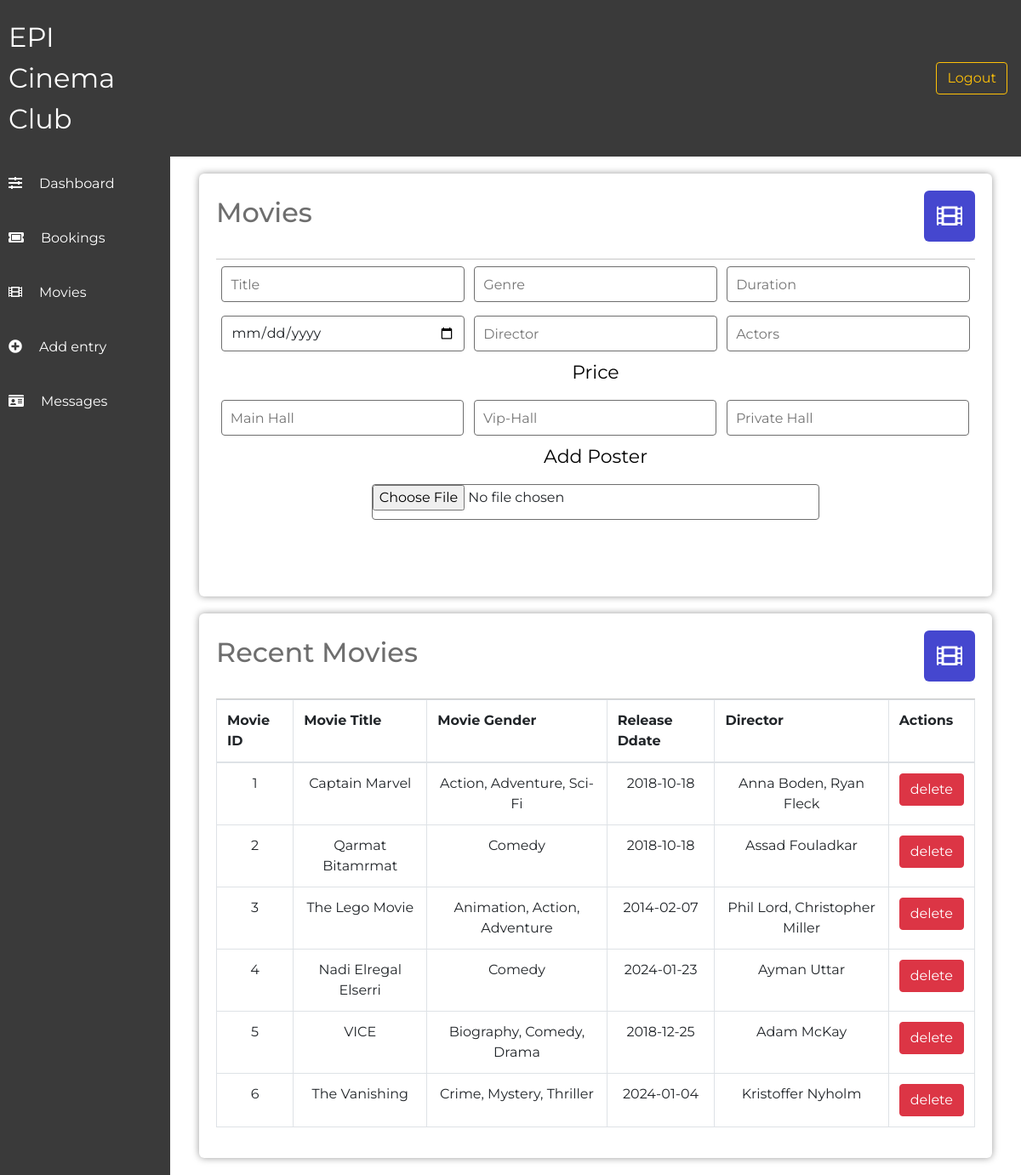
/admin/addmovie.php (signed in), run on the app's committed database.
### tables this page shows
CREATE TABLE `movietable` (
  `movieID` int(11) NOT NULL,
  `movieImg` varchar(150) NOT NULL,
  `movieTitle` varchar(100) NOT NULL,
  `movieGenre` varchar(50) NOT NULL,
  `movieDuration` int(11) NOT NULL,
  `movieRelDate` date NOT NULL,
  `movieDirector` varchar(50) NOT NULL,
  `movieActors` varchar(150) NOT NULL,
  `mainhall` int(11) NOT NULL,
  `viphall` int(11) NOT NULL,
  `privatehall` int(11) NOT NULL
);

### admin/addmovie.php (the view, shortened to what this page needs)
<!DOCTYPE html>
<html lang="en">
<head>
    <link rel="stylesheet" href="../style/styles.css">
    <link rel="stylesheet" href="https://use.fontawesome.com/releases/v5.7.2/css/all.css"
>
    <link rel="stylesheet" href="https://maxcdn.bootstrapcdn.com/bootstrap/4.0.0/css/bootstrap.min.css"
>
    <link rel="stylesheet" href="https://cdn.datatables.net/1.10.22/css/dataTables.bootstrap4.min.css">
    <link rel="stylesheet" href="https://maxcdn.bootstrapcdn.com/bootstrap/4.0.0/css/bootstrap.min.css"
>
</head>
<body>
    <?php include ('header.php'); ?>
    <div class="admin-container">
        <?php include ('sidebar.php'); ?>
        <div class="admin-section admin-section2">
            <div class="admin-section-column">
                <div class="admin-section-panel admin-section-panel2">
                    <div class="admin-panel-section-header">
                        <h2>Movies</h2>
                        <i class="fas fa-film" style="background-color: #4547cf"></i>
                    </div>
                    <form action="" method="POST" enctype="multipart/form-data">
                        <input placeholder="Title" type="text" name="movieTitle" required>
                        <input placeholder="Genre" type="text" name="movieGenre" required>
                        <input placeholder="Duration" type="number" name="movieDuration" required>
                        <input placeholder="Release Date" type="date" name="movieRelDate" required>
                        <input placeholder="Director" type="text" name="movieDirector" required>
                        <input placeholder="Actors" type="text" name="movieActors" required>
                        <label>Price</label>
                        <input placeholder="Main Hall" type="text" name="mainhall" required><br />
                        <input placeholder="Vip-Hall" type="text" name="viphall" required><br />
                        <input placeholder="Private Hall" type="text" name="privatehall" required><br />
                        <br>
                        <label>Add Poster</label>
                        <input type="file" name="movieImg" accept="image/*">
                        <button type="submit" value="submit" name="submit" class="form-btn">Add Movie</button>
                    </form>
                </div>
                <div class="admin-section-panel admin-section-panel2">
                    <div class="admin-panel-section-header">
                        <h2>Recent Movies</h2>
                        <i class="fas fa-film" style="background-color: #4547cf"></i>
                    </div>
                    <table class="table table-bordered" id="dataTable" width="100%" cellspacing="0">
                        <tr>
                            <th>Movie ID</th>
                            <th>Movie Title</th>
                            <th>Movie Gender</th>
                            <th>Release Ddate</th>
                            <th>Director</th>
                            <th>Actions</th>
                        </tr>
                        <tbody>
                            <?php
                            $host = "localhost";
                            $user = "root";
                            $password = "";
                            $dbname = "cinema_db";
                            $con = mysqli_connect($host, $user, $password, $dbname);
                            $select = "SELECT * FROM `movietable`";
                            $run = mysqli_query($con, $select);
                            while ($row = mysqli_fetch_array($run)) {
                                $ID = $row['movieID'];
                                $title = $row['movieTitle'];
                                $genere = $row['movieGenre'];
                                $releasedate = $row['movieRelDate'];
                                $movieactor = $row['movieDirector'];
                                ?>
                                <tr align="center">
                                    <td><?php echo $ID; ?></td>
                                    <td><?php echo $title; ?></td>
                                    <td><?php echo $genere; ?></td>
                                    <td><?php echo $releasedate; ?></td>
                                    <td><?php echo $movieactor; ?></td>
                                    <td><button value="Book Now!" type="submit" onclick="" type="button"
                                            class="btn btn-danger"><?php echo "<a href='deletemovie.php?id=" . $row['movieID'] . "'  style='color: white;text-decoration:none'>delete</a>"; ?></button>
                                    </td>
                                </tr>
                            <?php }
                            ?>
                        </tbody>
                    </table>
                </div>
            </div>
        </div>
    </div>
</body>
</html>

### style/styles.css (style rules this page uses)
* { margin: 0; padding: 0; box-sizing: border-box; font-family: "Lato", sans-serif; text-decoration: none; color: unset; }
.admin-container { display: grid; grid-template-columns: 1fr 5fr; }
.admin-section2 { display: flex; flex-wrap: wrap; padding: 0 4px; }
.admin-section-column { flex: 100%; max-width: 100%; padding: 0 30px; }
.admin-section-panel { width: 100%; vertical-align: middle; background-color: #fff; -webkit-border-radius: 6px; -moz-border-radius: 6px; border-radius: 6px; -webkit-box-shadow: 0px 0px 9px 0px rgba(0, 0, 0, 0.4); -moz-box-shadow: 0px 0px 9px 0px rgba(0, 0, 0, 0.4); box-shadow: 0px 0px 9px 0px rgba(0, 0, 0, 0.4); padding: 20px; margin: 20px 0; }
.admin-panel-section-header { display: flex; align-items: center; justify-content: flex-start; padding-bottom: 20px; border-bottom: #c7c7c7 1px solid; }
.admin-panel-section-header > h2 { color: #6e6e6e; }
.admin-panel-section-header > i { text-align: center; font-size: 30px; color: white; height: 60px; width: 60px; border-radius: 10%; line-height: 60px; transition: all 0.5s ease; margin-left: auto; cursor: pointer; }
.admin-section-panel2 form { display: flex; justify-content: space-evenly; flex-wrap: wrap; align-items: left; }
.admin-section-panel2 form input { border-radius: 4px; border: 1px solid #6e6e6e; padding: 10px; width: 32%; height: 42px; margin: 8px 5px; }
.admin-section-panel2 form input[type="file"] { width: 59%; padding: 0; }
.admin-section-panel2 form button { border-radius: 4px; border: none; padding: 10px; margin: 10px 32px; width: 49%; text-align: center; background-color: transparent; color: #fff; transition: all 0.7s ease; cursor: pointer; height: 42px; opacity: 60%; }
.admin-section-panel2 form label { border: none; margin-left: 0; padding: 0px; font-size: 22px; width: 75%; text-align: center; color: #000; }

### admin/addmovie.php (style rules this page uses)
* { font-family: "Montserrat", sans-serif; outline: none; border: none; }

### data on the page
movietable: movieID "1", movieTitle "Captain Marvel", movieGenre "Action, Adventure, Sci-Fi", movieRelDate "2018-10-18", movieDirector "Anna Boden, Ryan Fleck"
movietable: movieID "2", movieTitle "Qarmat Bitamrmat", movieGenre "Comedy", movieRelDate "2018-10-18", movieDirector "Assad Fouladkar"
movietable: movieID "3", movieTitle "The Lego Movie", movieGenre "Animation, Action, Adventure", movieRelDate "2014-02-07", movieDirector "Phil Lord, Christopher Miller"
movietable: movieID "4", movieTitle "Nadi Elregal Elserri", movieGenre "Comedy", movieRelDate "2024-01-23", movieDirector "Ayman Uttar"
movietable: movieID "5", movieTitle "VICE", movieGenre "Biography, Comedy, Drama", movieRelDate "2018-12-25", movieDirector "Adam McKay"
movietable: movieID "6", movieTitle "The Vanishing", movieGenre "Crime, Mystery, Thriller", movieRelDate "2024-01-04", movieDirector "Kristoffer Nyholm"
